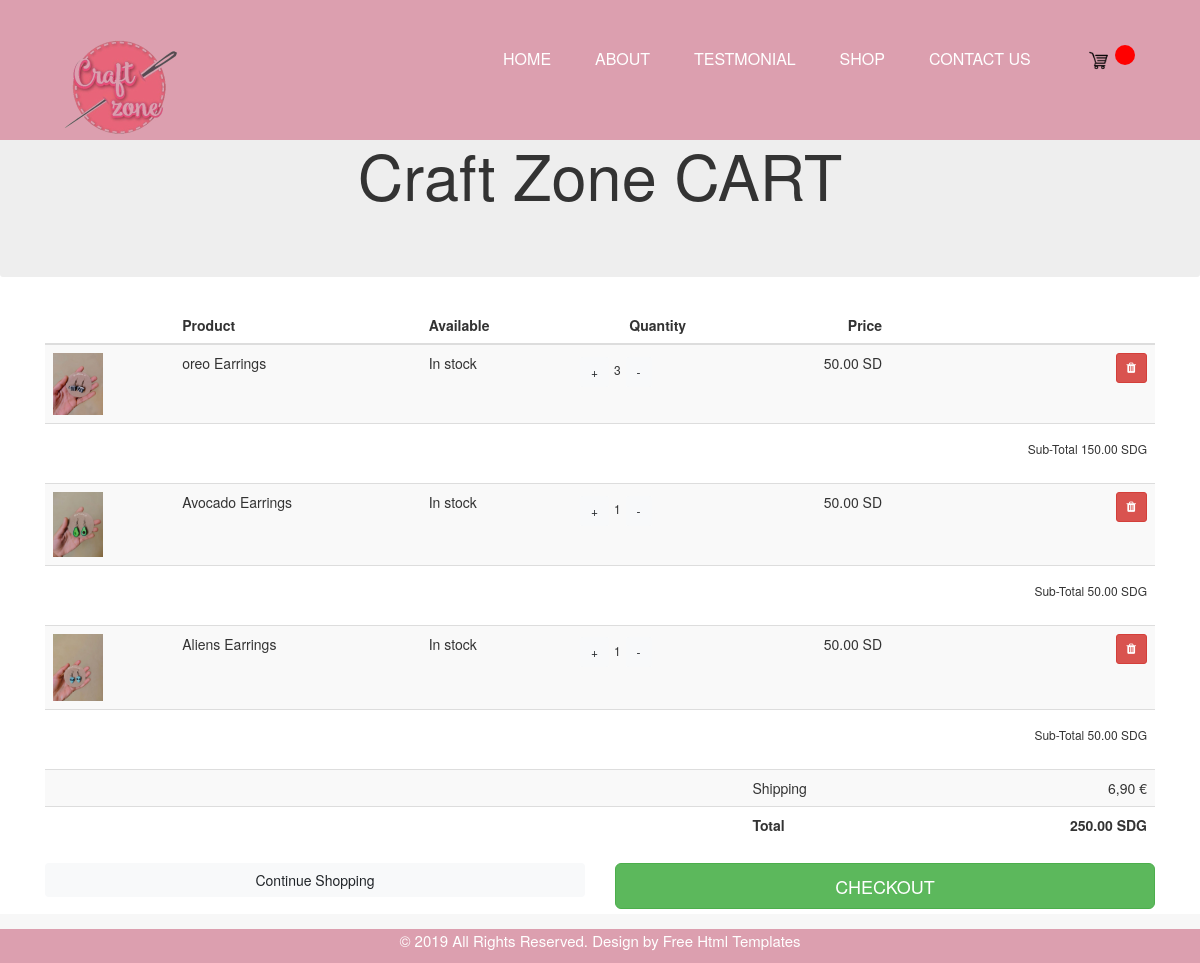
The app's page /cart.html (signed in) with its own data.
### craftapp/models.py (models this page shows, shortened)
class OrderItem(models.Model):
	product = models.ForeignKey(Product, on_delete=models.SET_NULL, blank=True, null=True)
	order = models.ForeignKey(Order, on_delete=models.SET_NULL, blank=True, null=True)
	qunatity = models.IntegerField(default=0, null=True, blank=True)
	date_added = models.DateTimeField(auto_now_add=True)
	@property
	def get_total(self):
		total = self.product.price * self.qunatity
		return total

class Product(models.Model):
	name = models.CharField(max_length=200, null=True)
	price = models.FloatField()
	image = models.ImageField(null=True, blank=True)
	categorie = models.CharField(max_length=200, null=True)
	@property
	def imageURL(self):
		try:
			url = self.image.url
		except:
			url = ''
		return url

class Order(models.Model):
	customer = models.ForeignKey(Customer, on_delete=models.SET_NULL, blank=True, null=True)
	date_orderd = models.DateTimeField(auto_now_add=True)
	complete = models.BooleanField(default=False, null=True, blank=False)
	transaction_id = models.CharField(max_length=200, null=True)
	@property
	def get_cart_total(self):
		orderitems = self.orderitem_set.all()
		total = sum([item.get_total for item in orderitems])
		return total

### craftapp/views.py (the view)
# urls.py: path('cart.html', views.cart, name="cart"),
def cart(request):
	if request.user.is_authenticated:
		customer = request.user.customer
		order, created = Order.objects.get_or_create(customer=customer, complete=False)
		items = order.orderitem_set.all()
	else:
		items = []
		order = {'get_cart_total' :0 , }
	context= {'items' :items, 'order' : order}
	return render(request, 'cart.html', context)

### craftapp/templates/cart.html
{% extends 'main.html' %}
{% load static %}
{% block content %}
    <section class="jumbotron text-center">
        <div class="container">
            <h1 class="jumbotron-heading">Craft Zone CART</h1>
        </div>
    </section>
    <div class="container mb-4">
        <div class="row">
            <div class="col-12">
                <div class="table-responsive">
                    <table class="table table-striped">
                        <thead>
                            <tr>
                                <th scope="col"> </th>
                                <th scope="col">Product</th>
                                <th scope="col">Available</th>
                                <th scope="col" class="text-center">Quantity</th>
                                <th scope="col" class="text-right">Price</th>
                                <th> </th>
                            </tr>
                        </thead>
                        <tbody>
                            {% for item in items %}
                                <tr>
                                    <td><img class="image-st" src="{{item.product.imageURL}}" /> </td>
                                    <td>{{item.product.name}}</td>
                                    <td>In stock</td>
                                    <td>
                                        <button class="btn btn-sm btn-light update-cart dis " data-product = {{item.product.id}} data-action = "add"> + </button>
                                        <h6 class="dis">{{item.qunatity}}</h6>
                                        <button class="btn btn-sm btn-light update-cart dis " data-product = {{item.product.id}} data-action = "remove"> - </button>
                                    </td>
                                    <td class="text-right">{{item.product.price|floatformat:2}} SD</td>
                                    <td class="text-right">
                                        <button class="btn btn-sm btn-danger fa fa-trash" data-product = {{item.product.id}} data-action = "delete"></button>
                                    </td>
                                </tr>
                                <tr>
                                    <td></td>
                                    <td></td>
                                    <td></td>
                                    <td></td>
                                    <td></td>
                                    <td class="text-right">
                                        <h6>Sub-Total
                                        {{item.get_total|floatformat:2}} SDG</h6>
                                    </td>
                                </tr>
                            {% endfor %}
                            <tr>
                                <td></td>
                                <td></td>
                                <td></td>
                                <td></td>
                                <td>Shipping</td>
                                <td class="text-right">6,90 €</td>
                            </tr>
                            <tr>
                                <td></td>
                                <td></td>
                                <td></td>
                                <td></td>
                                <td><strong>Total</strong></td>
                                <td class="text-right"><strong>{{ order.get_cart_total|floatformat:2 }} SDG</strong></td>
                            </tr>
                        </tbody>
                    </table>
                </div>
            </div>
            <div class="col mb-2">
                <div class="row">
                    <div class="col-sm-12  col-md-6">
                        <a href="{% url 'index' %}">
                            <button href="" class="btn btn-block btn-light">Continue Shopping</button>
                        </a>
                    </div>
                    <div class="col-sm-12 col-md-6 text-right">
                        <a href="{% url 'checkout' %}">
                            <button  class="btn btn-lg btn-block btn-success text-uppercase">Checkout</button>
                        </a>
                    </div>
                </div>
            </div>
        </div>
    </div>
{% endblock content %}

### static/craftapp/css/style.css (style rules this page uses)
* { box-sizing: border-box !important; transition: ease all 0.5s; }
html { scroll-behavior: smooth; }
body { color: #666666; font-size: 14px; font-family: poppins; line-height: 1.80857; font-weight: normal; overflow-x: hidden; }
a { color: #1f1f1f; text-decoration: none !important; outline: none !important; -webkit-transition: all .3s ease-in-out; -moz-transition: all .3s ease-in-out; -ms-transition: all .3s ease-in-out; -o-transition: all .3s ease-in-out; transition: all .3s ease-in-out; }
h1, h2, h3, h4, h5, h6 { letter-spacing: 0; font-weight: normal; position: relative; padding: 0 0 10px 0; font-weight: normal; line-height: normal; color: #111111; margin: 0 }
h1 { font-size: 24px }
h6 { font-size: 13px }
*, *::after, *::before { -webkit-box-sizing: border-box; -moz-box-sizing: border-box; box-sizing: border-box; }
a { color: #222222; text-decoration: none; outline: none !important; }
a, .btn { text-decoration: none !important; outline: none !important; -webkit-transition: all .3s ease-in-out; -moz-transition: all .3s ease-in-out; -ms-transition: all .3s ease-in-out; -o-transition: all .3s ease-in-out; transition: all .3s ease-in-out; }
img { max-width: 100%; height: auto; }
button { border: 0; margin: 0; padding: 0; cursor: pointer; }

### static/craftapp/css/cart.css (style rules this page uses)
.image-st { width: 50px; height: auto; }
html,body,.wrapper { background: #f7f7f7; }
.container { border: none; }
.btn { border-radius: 1px; }
.btn-sm, .btn-group-sm > .btn { border-radius: 1px; }
.dis { display: inline-block; margin-left: 1px; }

### records on screen
OrderItem: product.imageURL (picture), product.name "oreo Earrings", qunatity "3", product.price "50.00", get_total "150.00"
OrderItem: product.imageURL (picture), product.name "Avocado Earrings", qunatity "1", product.price "50.00", get_total "50.00"
OrderItem: product.imageURL (picture), product.name "Aliens Earrings", qunatity "1", product.price "50.00", get_total "50.00"
Order: get_cart_total "250.00"
